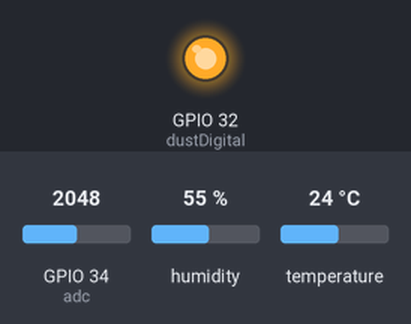
Bench run of a program on a simulated ESP32 board running MicroPython. On the bench: output pins drawn as LEDs (lit = HIGH). The inputs (shaded band) are chosen by the test bench; at power-on: GPIO 34 (adc) = 2048, humidity 55 %, temperature 24 °C (analog values on the 0–4095 scale). WiFi joins after 1.5 s; random numbers come from a fixed seed; no MQTT or app messages arrive unless stated; what the program prints to the serial console is not drawn.

Above: at 5.2 s.
Timing chart, 0 to 12.1 s (numbered marks = the images above):
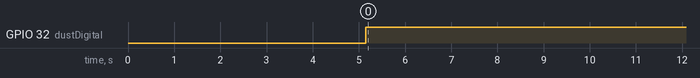

The program:

ASMQ.py
```python
import network
from time import sleep
from umqtt.simple import MQTTClient
import machine
from dht import *
import random

dhtpin=machine.Pin(25,machine.Pin.IN)
mydht=DHT11(dhtpin)

adc = machine.ADC(machine.Pin(34))
dustDigital = machine.Pin(32, machine.Pin.OUT) # D6 Pin digital out

delayTime=2.8
delayTime2=0.04
offTime=0.9680

station = network.WLAN(network.STA_IF)
station.active(True)
station.connect("Baek","82388238")

sleep(5)

SERVER = '192.168.43.251'
CLIENT_ID = 'ESP32_DHT11_Sensor'
TOPIC = b'temp_humidity'

client = MQTTClient(CLIENT_ID, SERVER)
client.connect()

while True:
    try:
        dustDigital.value(0)
        sleep(delayTime/ 1000)
        #print('1')

        dustVal = adc.read()
        sleep(delayTime2/ 1000)
        #print('2')

        dustDigital.value(1)
        sleep(offTime / 1000)

        sleep(3);

        dustDensity = (0.17*(dustVal*0.0049)-0.1)*(1000)+135; #135 is for sensor error
        print('Dust density(ug/m3) = ', dustDensity)
        mydht.measure()
        temp = mydht.temperature()-5
        humi = mydht.humidity()
        print('temp = ', temp)
        print('humi = ', humi)
        sleep(3)

        tempmsg = str(temp)
        humimsg = str(humi)
        dustmsg = str(dustDensity)

        msg = "d1 = temp: " + tempmsg + " humi : " + humimsg + " dust : " +dustmsg
        client.publish(TOPIC, msg)
        print(msg)
    except OSError:
	print('Failed to read sensor.')
```

Measured:
- by itself, GPIO 32 (dustDigital): LOW → HIGH at 5.2 s
